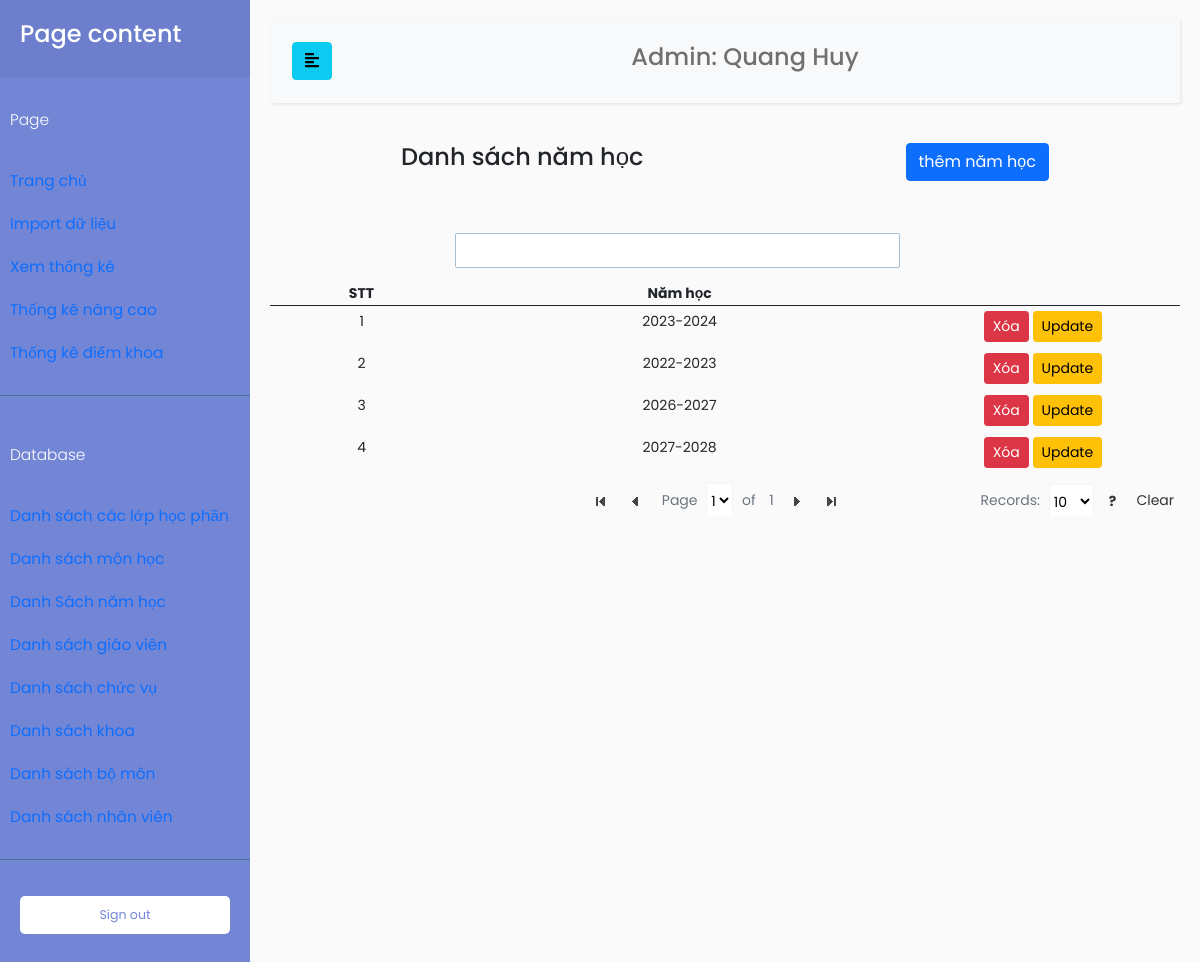
The app's page /index.php?TenChucVu=admin&page=DBNamHoc (signed in) with its own data.
### tables this page shows
CREATE TABLE `nhanvien` (
  `MaNhanVien` varchar(100) NOT NULL,
  `TenNhanVien` varchar(100) NOT NULL,
  `MatKhau` varchar(100) NOT NULL,
  `MaChucVu` int(11) NOT NULL
);

CREATE TABLE `namhoc` (
  `MaNamHoc` int(11) NOT NULL,
  `ThoiGian` varchar(100) NOT NULL
);

### database/DBController.php (called while the page is built, shortened)
<?php
class DBController
{
    protected $host = 'localhost';
    protected $user = 'root';
    protected $password = '';
    protected $database = 'quanlydanhgia';
    public function __construct()
    {
        $this->con = mysqli_connect($this->host, $this->user, $this->password, $this->database);
    }
}

### function.php (called while the page is built, shortened)
<?php
require('database/DBController.php');
require('database/Account.php');
require('database/InfoSmallTable.php');
$db = new DBController();
$account = new Account($db);
$infoSmallTable = new InfoSmallTable($db);

### database/Account.php (called while the page is built, shortened)
<?php
class Account
{
    public $db = null;
    public function __construct(DBController $db)
    {
        $this->db = $db;
    }
    public function getTenNhanVien($userID, $table = 'giaovien', $key = 'MaGiaoVien')
    {
        $result = $this->db->con->query("SELECT TenNhanVien FROM $table as tb JOIN chucvu on tb.MaChucVu = chucvu.MaChucVu WHERE $key = '{$userID}'");
        $resultArray = array();
        if ($result->num_rows > 0) {
            while ($row = $result->fetch_assoc()) {
                $resultArray[] = $row;
            }
        }
        return $resultArray[0]['TenNhanVien'];
    }
}

### database/InfoSmallTable.php (called while the page is built, shortened)
<?php
class InfoSmallTable
{
    public $db = null;
    public function __construct(DBController $db)
    {
        $this->db = $db;
    }
    public function getThongTinBang($table = 'Khoa')
    {
        $result = $this->db->con->query("SELECT * FROM {$table}");
        $resultArr = array();
        while ($row = mysqli_fetch_array($result, MYSQLI_ASSOC)) {
            $resultArr[] = $row;
        }
        return $resultArr;
    }
}

### page/admin/DBControl/DBNamHoc.php (the view, shortened to what this page needs)
<?php
if ($_GET["TenChucVu"] === 'admin') {
    $namHoc = $infoSmallTable->getThongTinBang("Namhoc");
    $stt = 1;
}
?>
<div>
    <div class="pb-5 d-flex justify-content-around">
        <div>
            <h4>Danh sách năm học</h4>
        </div>
        <div><a href="index.php?TenChucVu=<?php echo $tenChucVu; ?>&page=themNamHoc" class="btn btn-primary">thêm năm học</a></div>
    </div>
    <table class="tfilter table table-hover">
        <thead>
            <tr>
                <th style="width: 20%; text-align: center;">STT</th>
                <th style="width: 50%; text-align: center;">Năm học</th>
                <th colspan="2"></th>
            </tr>
        </thead>
        <tbody>
            <?php foreach ($namHoc as $item) : ?>
                <form action="" method="post">
                    <tr>
                        <td style="text-align: center;">
                            <?php
                            echo $stt;
                            $stt++;
                            ?>
                        </td>
                        <td style="text-align: center;">
                            <?php
                            echo $item['ThoiGian'] . "-" . intval($item['ThoiGian']) + 1;
                            ?>
                        </td>
                        <td>
                            <input type="submit" class="btn btn-sm btn-danger" value="Xóa" name="submitXoaNamhoc">
                            <a href="index.php?TenChucVu=<?php echo $tenChucVu; ?>&page=updateNamHoc&MaNamHoc=<?php echo $item['MaNamHoc']; ?>" class="btn btn-sm btn-warning">Update</a>
                        </td>
                    </tr>
                </form>
            <?php endforeach; ?>
        </tbody>
    </table>
</div>

### index.php (shortened to what this page needs)
<!doctype html>
<html lang="en">
<head>
    <link href="https://cdn.jsdelivr.net/npm/bootstrap@5.0.0-beta3/dist/css/bootstrap.min.css" rel="stylesheet">
    <link rel="stylesheet" href="//code.jquery.com/ui/1.12.1/themes/base/jquery-ui.css">
    <link href="https://ajax.googleapis.com/ajax/libs/jqueryui/1.12.1/themes/base/jquery-ui.css" rel="stylesheet" type="text/css" />
    <link href="css/dashboard.css" rel="stylesheet">
    <link href="css/customTable.css" rel="stylesheet">
    <link rel="stylesheet" href="css/sidebar.css">
</head>
<?php
require('function.php');
if ($_GET["TenChucVu"]) {
    $tenChucVu = $_GET["TenChucVu"];
}
if (isset($_GET["page"])) {
    $page = $_GET["page"];
}
$tenGiaoVien = NULL;
if ($tenChucVu === 'admin' || $tenChucVu === 'nhanvien') {
    if ($tenChucVu === 'admin') {
        $tenCV = "Admin";
    }
    $tenGiaoVien = $account->getTenNhanVien($_SESSION['MaDangNhap'], 'NhanVien', 'MaNhanVien');
}
?>
<body>
    <div class="wrapper">
        <nav id="sidebar">
            <div class="sidebar-header">
                <h4>Page content</h4>
            </div>
            <ul class="list-unstyled components">
                <p>Page</p>
                <li class="nav-item">
                    <a class="nav-link active" aria-current="page" href="index.php?TenChucVu=<?php echo $tenChucVu; ?>">
                        Trang chủ
                    </a>
                </li>
                <?php if ($tenChucVu === 'admin') : ?>
                    <li class="nav-item">
                        <a class="nav-link" href="index.php?TenChucVu=<?php echo $tenChucVu; ?>&page=data">
                            Import dữ liệu
                        </a>
                    </li>
                    <li class="nav-item">
                        <a class="nav-link" href="index.php?TenChucVu=<?php echo $tenChucVu; ?>&page=calculate">
                            Xem thống kê
                        </a>
                    </li>
                    <li class="nav-item">
                        <a class="nav-link" href="index.php?TenChucVu=<?php echo $tenChucVu; ?>&page=thongkenangcao">
                            Thống kê nâng cao
                        </a>
                    </li>
                <?php endif; ?>
                <?php if ($tenChucVu === 'truongkhoa' || $tenChucVu === 'admin') : ?>
                    <li class="nav-item">
                        <a href="index.php?TenChucVu=<?php echo $tenChucVu; ?>&page=ThongKeDiemKhoa" class=" nav-link">Thống kê điểm khoa</a>
                    </li>
                <?php endif; ?>
            </ul>
            <?php if ($tenChucVu === 'admin') : ?>
                <ul class="list-unstyled components">
                    <p>Database</p>
                    <li class="nav-item">
                        <a href="index.php?TenChucVu=<?php echo $tenChucVu; ?>&page=DBlopHocPhan" class=" nav-link">Danh sách các lớp học phần</a>
                    </li>
                    <li class="nav-item">
                        <a href="index.php?TenChucVu=<?php echo $tenChucVu; ?>&page=DBMonHoc" class=" nav-link">Danh sách môn học</a>
                    </li>
                    <li>
                        <a href="index.php?TenChucVu=<?php echo $tenChucVu; ?>&page=DBNamHoc" class=" nav-link">Danh Sách năm học</a>
                    </li>
                    <li class="nav-item">
                        <a href="index.php?TenChucVu=<?php echo $tenChucVu; ?>&page=DBGiaoVien" class=" nav-link">Danh sách giáo viên</a>
                    </li>
                    <li class="nav-item">
                        <a href="index.php?TenChucVu=<?php echo $tenChucVu; ?>&page=DBChucVu" class=" nav-link">Danh sách chức vụ</a>
                    </li>
                    <li class="nav-item">
                        <a href="index.php?TenChucVu=<?php echo $tenChucVu; ?>&page=DBKhoa" class=" nav-link">Danh sách khoa</a>
                    </li>
                    <li class="nav-item">
                        <a href="index.php?TenChucVu=<?php echo $tenChucVu; ?>&page=DBBoMon" class=" nav-link">Danh sách bộ môn</a>
                    </li>
                    <li class="nav-item">
                        <a href="index.php?TenChucVu=<?php echo $tenChucVu; ?>&page=DBNhanVien" class=" nav-link">Danh sách nhân viên</a>
                    </li>
                </ul>
            <?php endif; ?>
            <ul class="list-unstyled CTAs">
                <li>
                    <a href="login.php" class="download">Sign out </a>
                </li>
            </ul>
        </nav>
        <div id="content">
            <nav class="navbar navbar-expand-lg navbar-light bg-light">
                <div class="container-fluid">
                    <button type="button" id="sidebarCollapse" class="btn btn-info">
                        <i class="fas fa-align-left"></i>
                    </button>
                    <div class="collapse navbar-collapse" id="navbarSupportedContent">
                        <ul class="nav navbar-nav m-auto">
                            <li class="nav-item">
                                <h4><a class="nav-link" href="#"><?php echo $tenCV . ": " . $tenGiaoVien; ?></a></h4>
                            </li>
                        </ul>
                    </div>
                </div>
            </nav>
            <?php
            if (isset($page)) {
                switch ($page) {
                    case 'DBNamHoc':
                        include('page/admin/DBControl/DBNamHoc.php');
                        break;
                }
            }
            ?>
        </div>
    </div>
</body>
</html>

### css/dashboard.css (style rules this page uses)
body { font-size: .875rem; }

### css/sidebar.css (style rules this page uses)
body { font-family: 'Poppins', sans-serif; background: #fafafa; }
p { font-family: 'Poppins', sans-serif; font-size: 1.1em; font-weight: 300; line-height: 1.7em; color: #999; }
a, a:hover, a:focus { color: inherit; text-decoration: none; transition: all 0.3s; }
.navbar { padding: 15px 10px; background: #fff; border: none; border-radius: 0; margin-bottom: 40px; box-shadow: 1px 1px 3px rgba(0, 0, 0, 0.1); }
.wrapper { display: flex; width: 100%; align-items: stretch; }
#sidebar { min-width: 250px; max-width: 250px; background: #7386D5; color: #fff; transition: all 0.3s; }
#sidebar .sidebar-header { padding: 20px; background: #6d7fcc; }
#sidebar ul.components { padding: 20px 0; border-bottom: 1px solid #47748b; }
#sidebar ul p { color: #fff; padding: 10px; }
#sidebar ul li a { padding: 10px; font-size: 1.1em; display: block; }
ul.CTAs { padding: 20px; }
ul.CTAs a { text-align: center; font-size: 0.9em !important; display: block; border-radius: 5px; margin-bottom: 5px; }
a.download { background: #fff; color: #7386D5; }
#content { width: 100%; padding: 20px; min-height: 100vh; transition: all 0.3s; }

### js/tablefilter/style/tablefilter.css (style rules this page uses)
table.TF { font-family:inherit;border-spacing:0;border:0; }
table.TF th { height:35px;margin:0;background-color:#eaeaea;border-bottom:1px solid #ccc;border-top:1px solid #f4f4f4;border-left:1px solid #ccc;border-right:1px solid #f4f4f4;padding:.1em .7em;color:#333; }
table.TF th:last-child { border-right:1px solid #ccc }
table.TF td { margin:0;padding:.5em .7em;border-bottom:1px solid #c6c6c6;text-overflow:ellipsis }

### js/tablefilter/style/themes/transparent/transparent.css (style rules this page uses)
table.TF { padding:0;color:inherit;border-right:1px solid transparent;border-top:1px solid transparent;border-left:1px solid transparent;border-bottom:0; }
table.TF th { margin:0;color:inherit;background-color:transparent;border-color:transparent;border-width:1px;border-style:solid; }
table.TF th:last-child { border-right:1px solid transparent }
table.TF td { margin:0;padding:5px;color:inherit;border-bottom:1px solid transparent;border-left:0;border-top:0;border-right:0 }

### page/admin/DBControl/DBNamHoc.php (style rules this page uses)
table td { text-align: center; }

### records on screen
nhanvien: TenNhanVien "Quang Huy"
namhoc: ThoiGian "2023", intval($item['ThoiGian']) + 1 "2024"
namhoc: ThoiGian "2022", intval($item['ThoiGian']) + 1 "2023"
namhoc: ThoiGian "2026", intval($item['ThoiGian']) + 1 "2027"
namhoc: ThoiGian "2027", intval($item['ThoiGian']) + 1 "2028"

### other values on screen
$tenCV "Admin"
